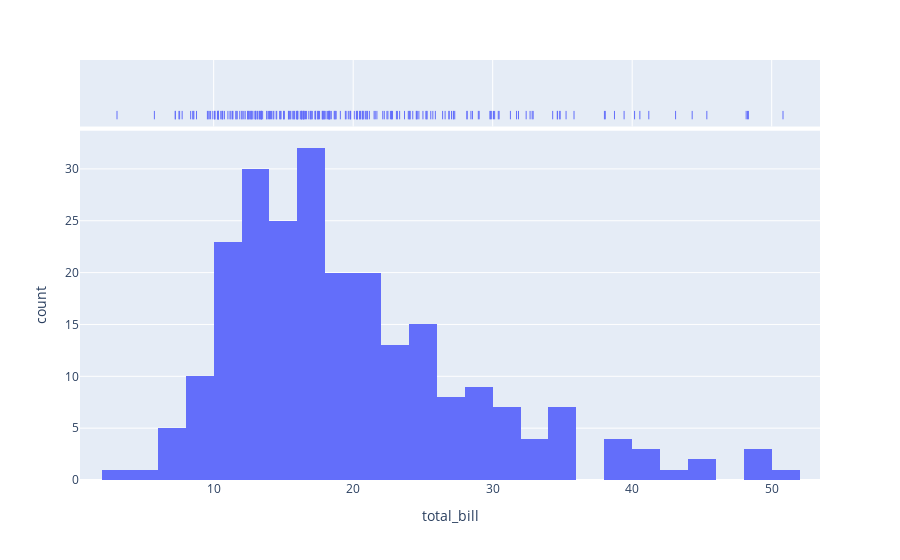

Here is the notebook cell this chart was saved with:
### Markdown cell above
distplot is a function in the Seaborn library that allows you to plot a histogram along with a density plot of a single variable. It combines both the histogram and the kernel density estimation plot, providing a comprehensive view of the data distribution.

Plotly express provides the histogram function that can be used to create a similar plot. Here's an example code that shows how to create a distplot using Plotly express:

### Code cell
import plotly.express as px
import seaborn as sns

# Load the tips dataset from Seaborn
tips = sns.load_dataset("tips")

# Create a distplot using Plotly express
fig = px.histogram(tips, x="total_bill", nbins=30, marginal="rug")

# Show the plot
fig.show()

### Figure 1 — Plotly figure (JSON) as saved in the notebook; plotly's stock layout.template omitted (floating-point values rounded to 4 significant figures; data arrays with more than 128 entries replaced by an {"elided": "..."} marker saying what was removed)
{"data": [{"alignmentgroup": "True", "bingroup": "x", "hovertemplate": "total_bill=%{x}<br>count=%{y}<extra></extra>", "legendgroup": "", "marker": {"color": "#636efa", "pattern": {"shape": ""}}, "name": "", "nbinsx": 30, "offsetgroup": "", "orientation": "v", "showlegend": false, "type": "histogram", "x": {"elided": "244 float values"}, "xaxis": "x", "yaxis": "y"}, {"alignmentgroup": "True", "boxpoints": "all", "fillcolor": "rgba(255,255,255,0)", "hoveron": "points", "hovertemplate": "total_bill=%{x}<extra></extra>", "jitter": 0, "legendgroup": "", "line": {"color": "rgba(255,255,255,0)"}, "marker": {"color": "#636efa", "symbol": "line-ns-open"}, "name": "", "offsetgroup": "", "showlegend": false, "type": "box", "x": {"elided": "244 float values"}, "xaxis": "x2", "yaxis": "y2"}], "layout": {"autosize": true, "barmode": "relative", "legend": {"tracegroupgap": 0}, "margin": {"t": 60}, "xaxis": {"anchor": "y", "autorange": true, "domain": [0, 1], "range": [0.4178, 53.46], "title": {"text": "total_bill"}, "type": "linear"}, "xaxis2": {"anchor": "y2", "autorange": true, "domain": [0, 1], "matches": "x", "range": [0.4178, 53.46], "showgrid": true, "showticklabels": false, "type": "linear"}, "yaxis": {"anchor": "x", "autorange": true, "domain": [0, 0.8316], "range": [0, 33.68], "title": {"text": "count"}}, "yaxis2": {"anchor": "x2", "autorange": true, "domain": [0.8416, 1], "matches": "y2", "range": [-0.5942, 0.5], "showgrid": false, "showline": false, "showticklabels": false, "ticks": "", "type": "category"}}}
